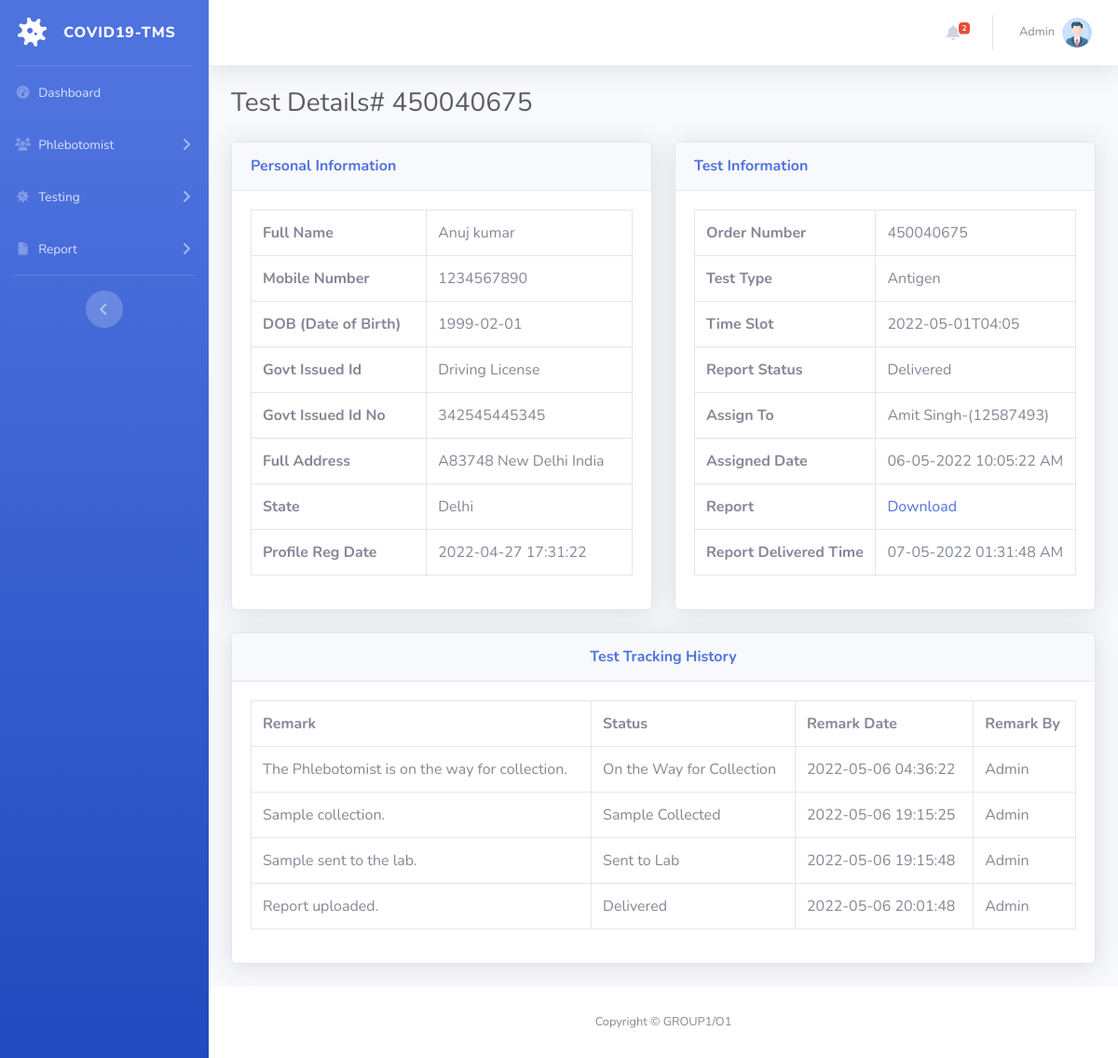
/patient-report-details.php?tid=1&&oid=450040675 (signed in), run on the app's committed database.
### tables this page shows
CREATE TABLE `tbltestrecord` (
  `id` int(11) NOT NULL,
  `OrderNumber` bigint(14) DEFAULT NULL,
  `PatientMobileNumber` bigint(14) DEFAULT NULL,
  `TestType` varchar(100) DEFAULT NULL,
  `TestTimeSlot` varchar(120) DEFAULT NULL,
  `ReportStatus` varchar(100) DEFAULT NULL,
  `FinalReport` varchar(150) DEFAULT NULL,
  `ReportUploadTime` varchar(200) DEFAULT NULL,
  `RegistrationDate` timestamp NULL DEFAULT current_timestamp(),
  `AssignedtoEmpId` varchar(150) DEFAULT NULL,
  `AssigntoName` varchar(180) DEFAULT NULL,
  `AssignedTime` varchar(100) DEFAULT NULL
);

CREATE TABLE `tblpatients` (
  `id` int(11) NOT NULL,
  `FullName` varchar(120) DEFAULT NULL,
  `MobileNumber` bigint(12) DEFAULT NULL,
  `DateOfBirth` date DEFAULT NULL,
  `GovtIssuedId` varchar(150) DEFAULT NULL,
  `GovtIssuedIdNo` varchar(150) DEFAULT NULL,
  `FullAddress` varchar(255) DEFAULT NULL,
  `State` varchar(200) DEFAULT NULL,
  `RegistrationDate` timestamp NOT NULL DEFAULT current_timestamp()
);

CREATE TABLE `tblreporttracking` (
  `id` int(11) NOT NULL,
  `OrderNumber` bigint(40) DEFAULT NULL,
  `Remark` varchar(255) DEFAULT NULL,
  `Status` varchar(120) DEFAULT NULL,
  `PostingTime` timestamp NULL DEFAULT current_timestamp(),
  `RemarkBy` int(5) DEFAULT NULL
);

### patient-report-details.php (the view, shortened to what this page needs)
<?php session_start();
include_once('includes/config.php');
?>
<!DOCTYPE html>
<html lang="en">
<head>
    <link href="vendor/fontawesome-free/css/all.min.css" rel="stylesheet" type="text/css">
    <link href="css/sb-admin-2.min.css" rel="stylesheet">
</head>
<body id="page-top">
    <div id="wrapper">
<?php include_once('includes/sidebar.php');?>
        <div id="content-wrapper" class="d-flex flex-column">
            <div id="content">
          <?php include_once('includes/topbar.php');?>
                <div class="container-fluid">
                    <h1 class="h3 mb-4 text-gray-800">Test Details# <?php echo intval($_GET['oid']);?></h1>
<div class="row">
<?php
$testid=intval($_GET['tid']);
$query=mysqli_query($con,"select * from tbltestrecord
join tblpatients on tblpatients.MobileNumber=tbltestrecord.PatientMobileNumber
where  tbltestrecord.id='$testid'");
while($row=mysqli_fetch_array($query)){
    ?>
                        <div class="col-lg-6">
                            <div class="card shadow mb-4">
                                <div class="card-header py-3">
                                    <h6 class="m-0 font-weight-bold text-primary">Personal Information</h6>
                                </div>
                                <div class="card-body">
 <table class="table table-bordered"  width="100%" cellspacing="0">
    <tr>
    <th>Full Name</th>
    <td><?php echo $row['FullName'];?></td>
    </tr>
     <tr>
    <th>Mobile Number</th>
    <td><?php echo $row['MobileNumber'];?></td>
    </tr>
     <tr>
    <th>DOB (Date of Birth)</th>
    <td><?php echo $row['DateOfBirth'];?></td>
    </tr>
     <tr>
    <th>Govt Issued Id</th>
    <td><?php echo $row['GovtIssuedId'];?></td>
    </tr>
     <tr>
    <th>Govt Issued Id No</th>
    <td><?php echo $row['GovtIssuedIdNo'];?></td>
    </tr>
     <tr>
    <th>Full Address</th>
    <td><?php echo $row['FullAddress'];?></td>
    </tr>
    <tr>
    <th>State</th>
    <td><?php echo $row['State'];?></td>
    </tr>
    <tr>
    <th>Profile Reg Date</th>
    <td><?php echo $row['RegistrationDate'];?></td>
    </tr>
 </table>
                                </div>
                            </div>
                        </div>
                         <div class="col-lg-6">
                            <div class="card shadow mb-4">
                                <div class="card-header py-3">
                                    <h6 class="m-0 font-weight-bold text-primary">Test Information</h6>
                                </div>
                                <div class="card-body">
 <table class="table table-bordered"  width="100%" cellspacing="0">
    <tr>
    <th>Order Number</th>
    <td><?php echo $row['OrderNumber'];?></td>
    </tr>
    <tr>
    <th>Test Type</th>
    <td><?php echo $row['TestType'];?></td>
    </tr>
    <tr>
    <th>Time Slot</th>
    <td><?php echo $row['TestTimeSlot'];?></td>
    </tr>
 <tr>
    <th>Report Status</th>
    <td><?php if($row['ReportStatus']==''):
              echo "Not Processed yet";
          else:
           echo $row['ReportStatus'];
          endif;
    ?></td>
    </tr>
<?php if($row['AssignedtoEmpId']!=''):?>
  <tr>
    <th>Assign To</th>
    <td><?php echo $row['AssigntoName'];?>-(<?php echo $row['AssignedtoEmpId'];?>)</td>
    </tr>
    <tr>
    <th>Assigned Date</th>
    <td><?php echo $row['AssignedTime'];?></td>
    </tr>
<?php endif;?>
<?php if($row['FinalReport']!=''):?>
  <tr>
    <th>Report</th>
    <td><a href="reportfiles/<?php echo $row['FinalReport'];?>" target="_blank">Download</a></td>
    </tr>
    <tr>
    <th>Report Delivered Time</th>
    <td><?php echo $row['ReportUploadTime'];?></td>
    </tr>
<?php endif;?>
</table>
                    </div>
                            </div>
                        </div>
                    </div>
                <?php } ?>
<?php
$orderid=intval($_GET['oid']);
$ret=mysqli_query($con,"select * from tblreporttracking
join tbladmin on tbladmin.ID=tblreporttracking.RemarkBy
where tblreporttracking.OrderNumber='$orderid'");
$num=mysqli_num_rows($ret);
?>
<div class="row">
                         <div class="col-lg-12">
                            <div class="card shadow mb-4">
                                <div class="card-header py-3">
                                    <h6 class="m-0 font-weight-bold text-primary" align="center">Test  Tracking History</h6>
                                </div>
                                <div class="card-body">
<?php if($num>0){
?>
 <table class="table table-bordered"  width="100%" cellspacing="0">
<tr>
    <th>Remark</th>
    <th>Status</th>
    <th>Remark Date</th>
    <th>Remark By</th>
<?php while($result=mysqli_fetch_array($ret)){?>
</tr>
    <tr>
    <td><?php echo $result['Remark'];?></td>
    <td><?php echo $result['Status'];?></td>
    <td><?php echo $result['PostingTime'];?></td>
    <td><?php echo $result['AdminName'];?></td>
    </tr>
<?php } ?>
</table>
         <?php
     } else { ?>
<h4 align="center" style="color:red"> No Tracking history found </h4>
         <?php } ?>
                                </div>
                            </div>
                        </div>
                    </div>
                </div>
            </div>
           <?php include_once('includes/footer.php');?>
        </div>
    </div>
</body>
</html>

### includes/topbar.php (shortened to what this page needs)
      <nav class="navbar navbar-expand navbar-light bg-white topbar mb-4 static-top shadow">
            <?php if($_SESSION['aid']):?>
                    <ul class="navbar-nav ml-auto">
<?php $query=mysqli_query($con,"select * from tbltestrecord where ReportStatus is null");
$count=mysqli_num_rows($query);
?>
                        <li class="nav-item dropdown no-arrow mx-1">
                            <a class="nav-link dropdown-toggle" href="#" id="alertsDropdown" role="button"
                                data-toggle="dropdown" aria-haspopup="true" aria-expanded="false">
                                <i class="fas fa-bell fa-fw"></i>
                                <span class="badge badge-danger badge-counter"><?php echo $count;?></span>
                            </a>
                        </li>
                        <li class="nav-item dropdown no-arrow">
                            <a class="nav-link dropdown-toggle" href="#" id="userDropdown" role="button"
                                data-toggle="dropdown" aria-haspopup="true" aria-expanded="false">
                <?php
$adid=$_SESSION['aid'];
$ret1=mysqli_query($con,"select AdminName from tbladmin where ID='$adid'");
while($row1=mysqli_fetch_array($ret1)){
?>
                                <span class="mr-2 d-none d-lg-inline text-gray-600 small"><?php  echo $row1['AdminName'];?></span>
                           <?php } ?>
                                <img class="img-profile rounded-circle"
                                    src="img/profile.png">
                            </a>
                        </li>
                    </ul>
                <?php endif;?>
                </nav>

### data on the page
tbltestrecord: tblpatients.FullName "Anuj kumar", tblpatients.MobileNumber "1234567890", tblpatients.DateOfBirth "1999-02-01", tblpatients.GovtIssuedId "Driving License", tblpatients.GovtIssuedIdNo "342545445345", tblpatients.FullAddress "A83748 New Delhi India", tblpatients.State "Delhi", tblpatients.RegistrationDate "2022-04-27 17:31:22", OrderNumber "450040675", TestType "Antigen", TestTimeSlot "2022-05-01T04:05", ReportStatus "Delivered", AssigntoName "Amit Singh", AssignedtoEmpId "12587493", AssignedTime "06-05-2022 10:05:22 AM", ReportUploadTime "07-05-2022 01:31:48 AM"
tblreporttracking: Remark "The Phlebotomist is on the way for collection.", Status "On the Way for Collection", PostingTime "2022-05-06 04:36:22", tbladmin.AdminName "Admin"
tblreporttracking: Remark "Sample collection.", Status "Sample Collected", PostingTime "2022-05-06 19:15:25", tbladmin.AdminName "Admin"
tblreporttracking: Remark "Sample sent to the lab.", Status "Sent to Lab", PostingTime "2022-05-06 19:15:48", tbladmin.AdminName "Admin"
tblreporttracking: Remark "Report uploaded.", Status "Delivered", PostingTime "2022-05-06 20:01:48", tbladmin.AdminName "Admin"

### other printed values
$count "2"
$row1['AdminName'] "Admin"
$_GET['oid'] "450040675"
